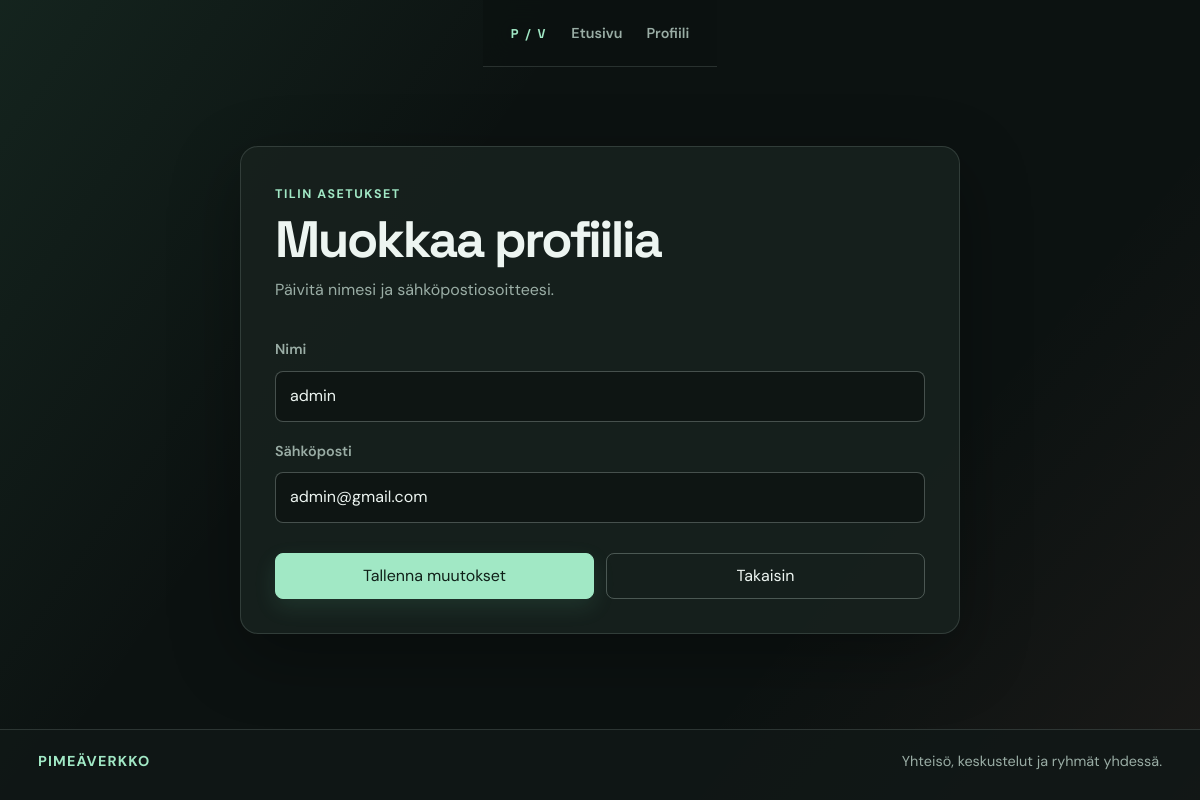
The page /edit_profile.php (signed in) on the database as committed earlier.
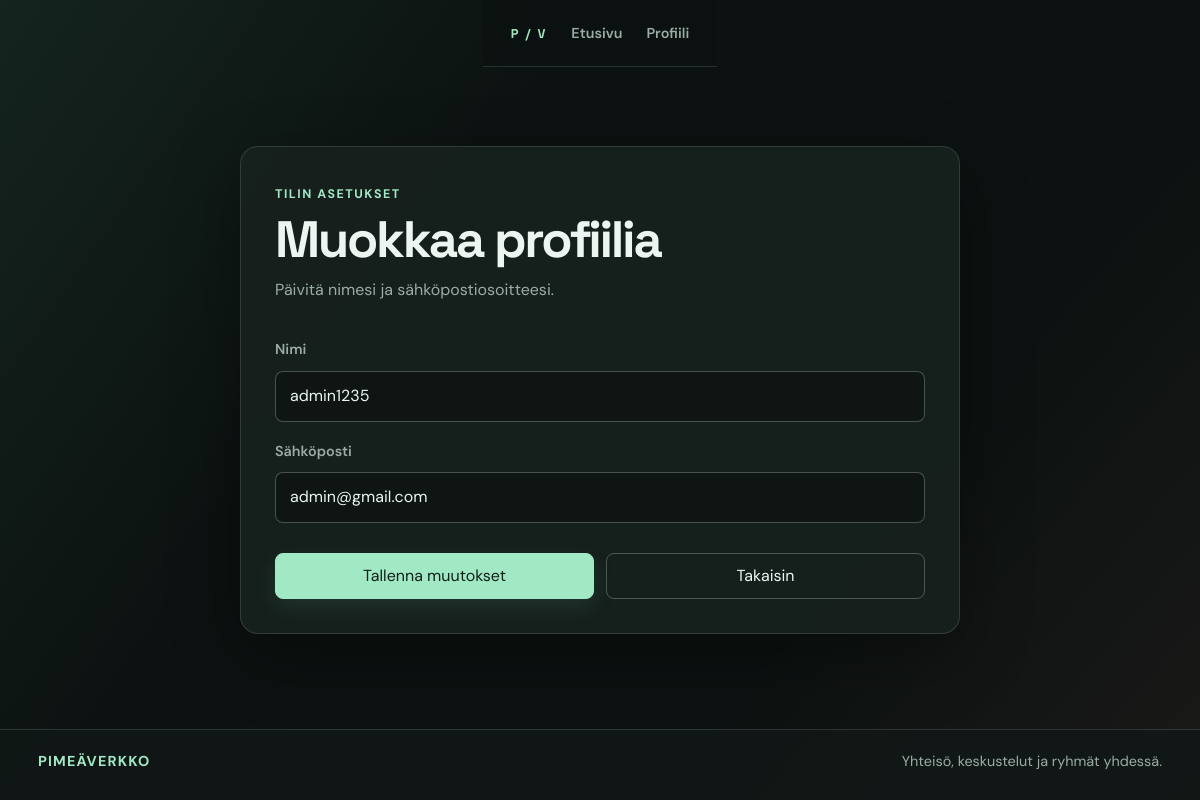
The same page on the database as committed later.
### tables this page shows
CREATE TABLE IF NOT EXISTS `user` (
  `id` int NOT NULL AUTO_INCREMENT,
  `name` varchar(128) NOT NULL,
  `email` varchar(128) NOT NULL,
  `password_hash` varchar(128) NOT NULL,
  `groups_created` int NOT NULL DEFAULT 0,
  `max_groups` int NOT NULL DEFAULT 2,
  PRIMARY KEY (`id`),
  UNIQUE KEY `email` (`email`)
);

### edit_profile.php (the view, shortened to what this page needs)
<?php
require __DIR__ . "/include/session.php";
$user_id = (int) ($_SESSION['user_id'] ?? 0);
$id = $user_id;
$stmt = mysqli_prepare($conn, 'SELECT id, name, email FROM user WHERE id = ?');
mysqli_stmt_bind_param($stmt, 'i', $id);
mysqli_stmt_execute($stmt);
$result = mysqli_stmt_get_result($stmt);
$row = mysqli_fetch_assoc($result);
?>
<!DOCTYPE html>
<html lang="fi">
<head>
    <link rel="stylesheet" href="style.css">
</head>
<body>
    <?php include 'include/nav.php'; ?>
    <main class="profile-edit-page">
        <section class="profile-edit-card">
            <div class="profile-edit-heading">
                <span class="profile-edit-kicker">Tilin asetukset</span>
                <h1>Muokkaa profiilia</h1>
                <p>Päivitä nimesi ja sähköpostiosoitteesi.</p>
            </div>
            <form action="process-profile-update.php" method="POST" id="profile-edit" class="profile-edit-form">
                <label for="name">Nimi</label>
                <input type="text" name="name" id="name" placeholder="Nimesi"
                    value="<?php echo htmlspecialchars($row['name']); ?>">
                <label for="email">Sähköposti</label>
                <input type="email" name="email" id="email" placeholder="Sähköpostisi"
                    value="<?php echo htmlspecialchars($row['email']); ?>">
                <div class="profile-edit-actions">
                    <button class="action-button" type="submit">
                        Tallenna muutokset
                    </button>
                    <button class="secondary-action" type="button" onclick="window.location.href='profile.php';">
                        Takaisin
                    </button>
                </div>
            </form>
        </section>
    </main>
    <?php include 'include/footer.php'; ?>
</body>
</html>

Rows that differ between the two databases and show on the page:
changed user "admin@gmail.com": name "admin" → "admin1235"
